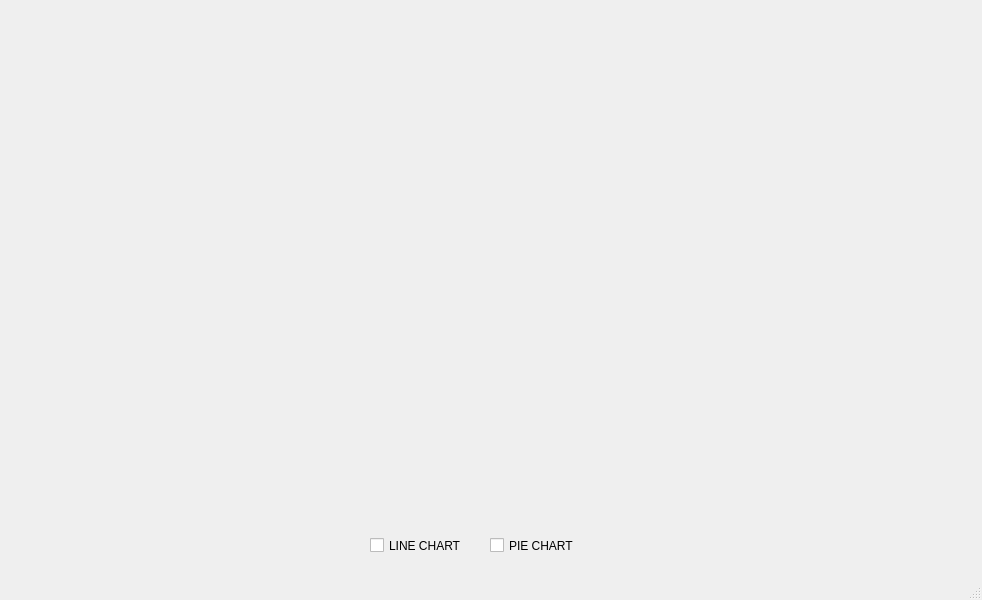
<?xml version="1.0" encoding="UTF-8"?>
<ui version="4.0">
 <class>MainWindow</class>
 <widget class="QMainWindow" name="MainWindow">
  <property name="geometry">
   <rect>
    <x>0</x>
    <y>0</y>
    <width>982</width>
    <height>600</height>
   </rect>
  </property>
  <property name="windowTitle">
   <string>MainWindow</string>
  </property>
  <widget class="QWidget" name="centralwidget">
   <widget class="QCheckBox" name="checkTwo">
    <property name="geometry">
     <rect>
      <x>490</x>
      <y>530</y>
      <width>91</width>
      <height>31</height>
     </rect>
    </property>
    <property name="text">
     <string>PIE CHART</string>
    </property>
   </widget>
   <widget class="QCheckBox" name="checkOne">
    <property name="geometry">
     <rect>
      <x>370</x>
      <y>520</y>
      <width>101</width>
      <height>51</height>
     </rect>
    </property>
    <property name="text">
     <string>LINE CHART</string>
    </property>
   </widget>
   <widget class="QWidget" name="widget" native="true">
    <property name="geometry">
     <rect>
      <x>10</x>
      <y>20</y>
      <width>481</width>
      <height>441</height>
     </rect>
    </property>
   </widget>
   <widget class="QWidget" name="widget_2" native="true">
    <property name="geometry">
     <rect>
      <x>488</x>
      <y>20</y>
      <width>491</width>
      <height>441</height>
     </rect>
    </property>
   </widget>
  </widget>
  <widget class="QStatusBar" name="statusbar"/>
 </widget>
 <resources/>
 <connections/>
</ui>
